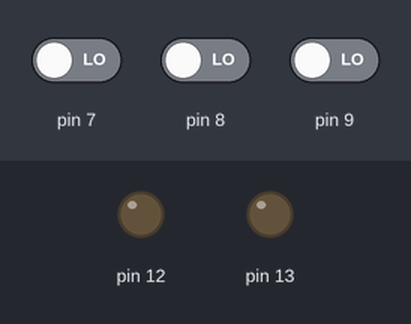
A sketch run on a simulated Arduino Uno, built with avr-gcc and run on an emulated ATmega328P. Shown: output pins drawn as LEDs (lit = HIGH). The test bench sets the inputs (shaded band); at power-on: pin 7 LOW, pin 8 LOW, pin 9 LOW.

Above: at 1.2 s.
1.3 s: pin 7 driven HIGH
At 1.9 s:
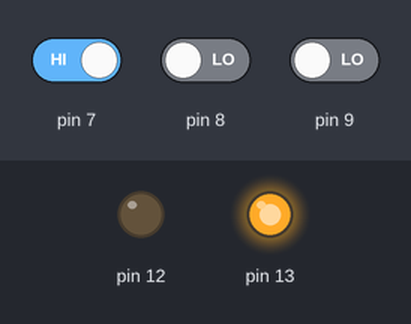
2.8 s: pin 8 driven HIGH
At 3.1 s:
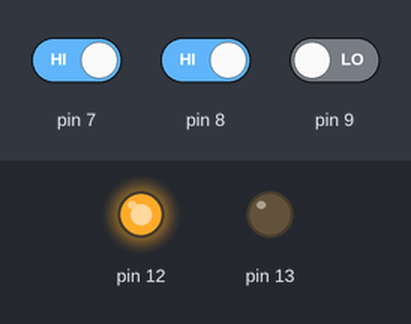
4.3 s: pin 9 driven HIGH
At 5.4 s:
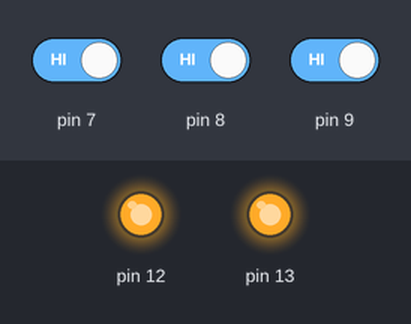
5.8 s: pin 9 driven LOW
At 6.5 s:
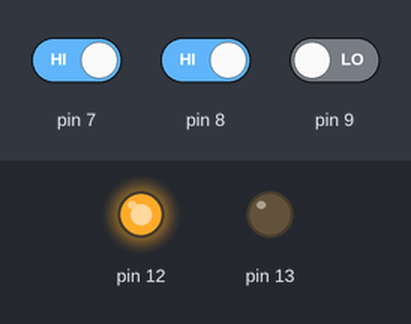
7.3 s: pin 7 driven LOW
At 7.7 s:
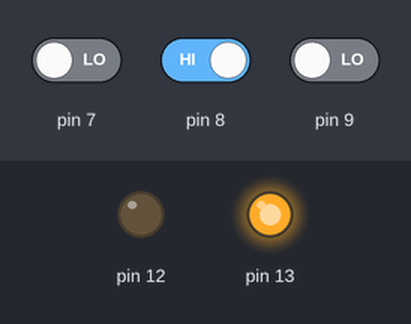
Timing chart, 0 to 9.8 s (numbered marks = the images above; inputs shaded):
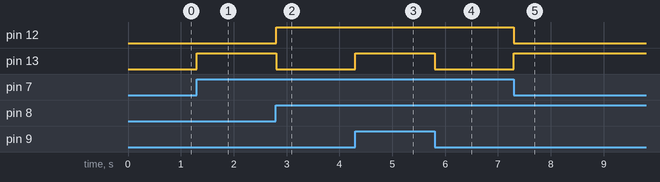

Measured:
- after the input at 1.3 s, pin 13: LOW → HIGH at once
- after the input at 2.8 s, pin 12: LOW → HIGH at once; pin 13: HIGH → LOW at once
- after the input at 4.3 s, pin 13: LOW → HIGH at once
- after the input at 5.8 s, pin 13: HIGH → LOW at once
- after the input at 7.3 s, pin 12: HIGH → LOW at once; pin 13: LOW → HIGH at once

The sketch:

Fulladder.ino
```cpp
int A,B,C;
void setup() {
pinMode(13,OUTPUT);
pinMode(12,OUTPUT);
pinMode(7,INPUT);
pinMode(8,INPUT);
pinMode(9,INPUT);
}
 void loop() {
 A = digitalRead(7);
 B = digitalRead (8);
 C = digitalRead (9);
 int SUM,CARRY;
 SUM = A^B^C;
 CARRY= (A&B)|(B&C)|(A&C);
 digitalWrite(13,SUM);
 digitalWrite(12,CARRY);
}
```
